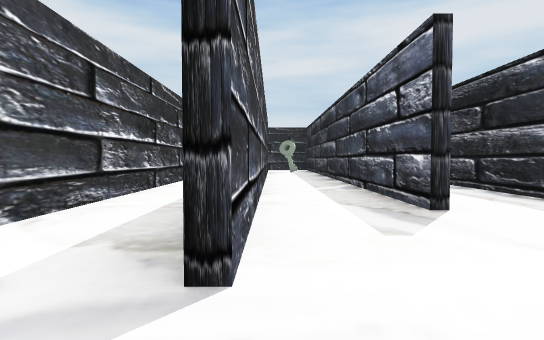
View 1 (above)

24 first-person views from a walk through a Unity game level. The camera is 1.2 m above the floor, tilts 2° down and sees 80° across. The floor is counted in squares, 2.4 m on a side. Each view is taken from the middle of a square. On the plan, view 1 faces up. The plan holds only what a view shows up to about 9 squares ahead; the rest is blank. The player character is not drawn.

View 2
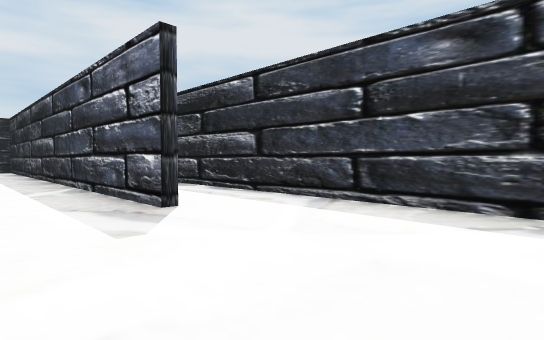

View 3
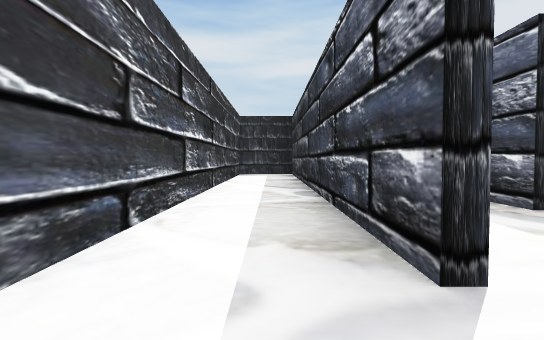

View 4
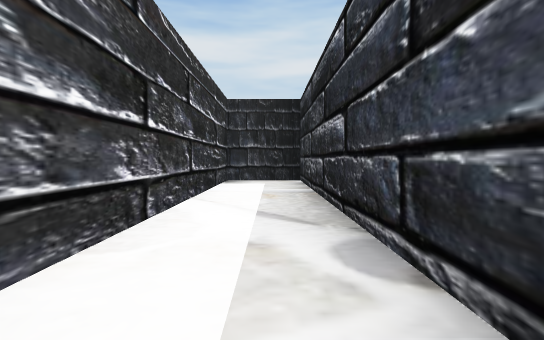

View 5
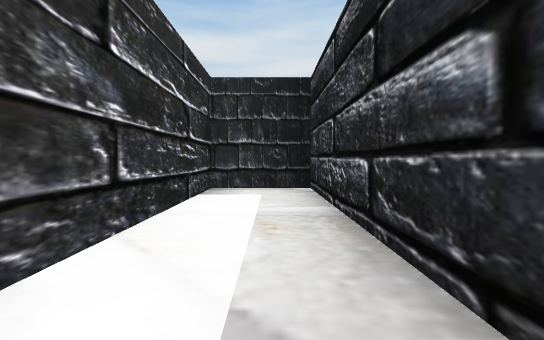

View 6
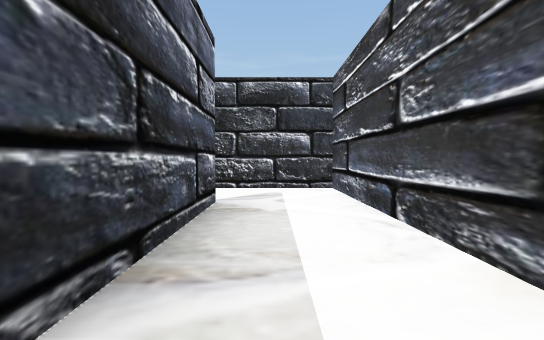

View 7
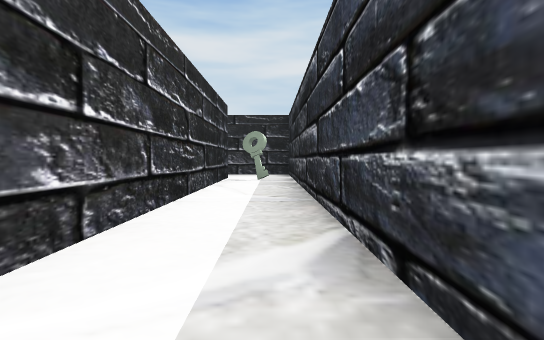

View 8
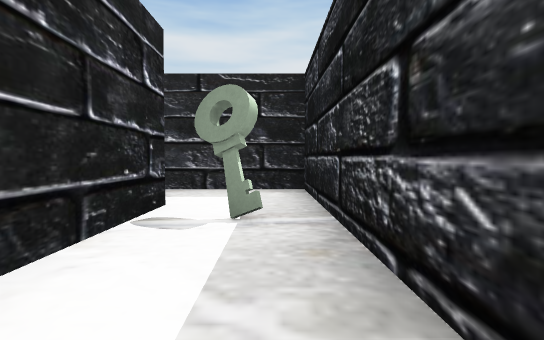

View 9
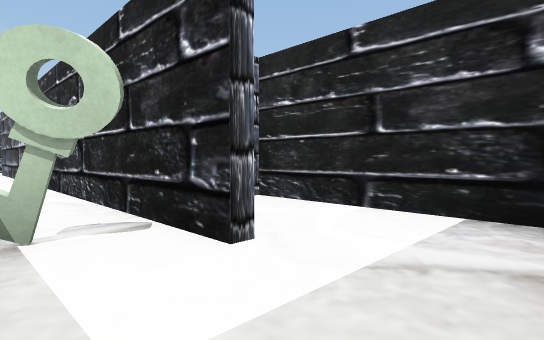

View 10
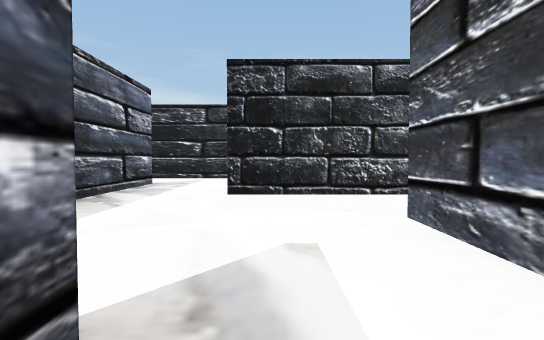

View 11
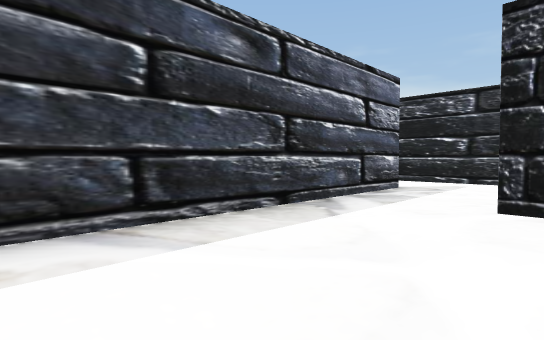

View 12
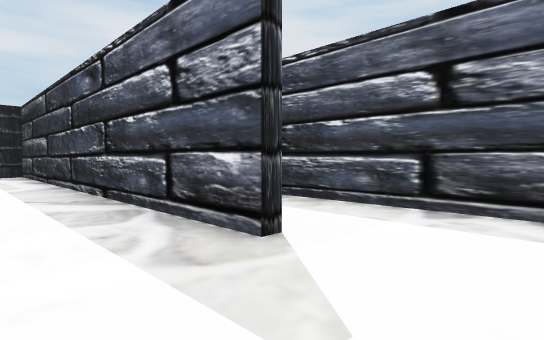

View 13
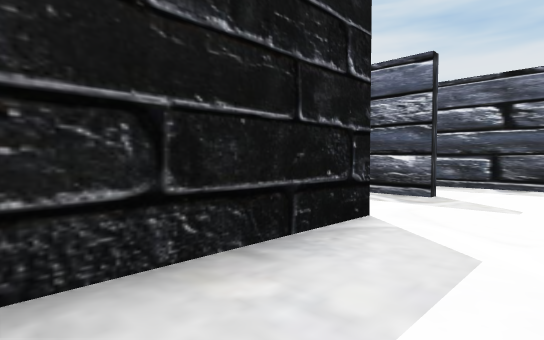

View 14
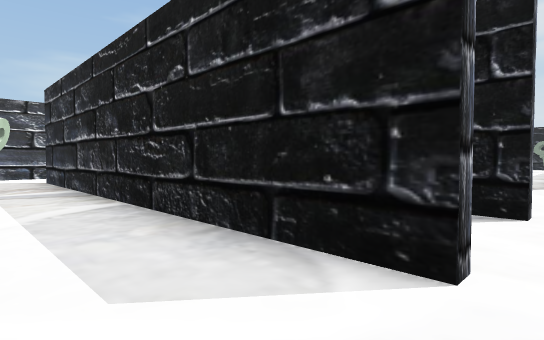

View 15
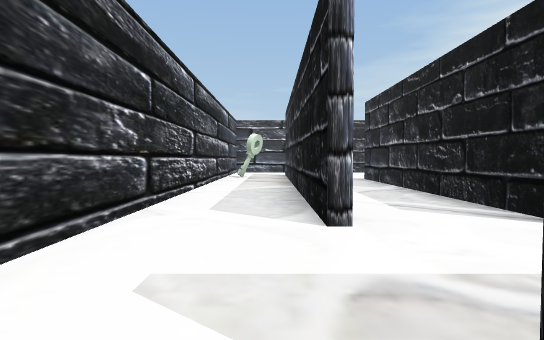

View 16
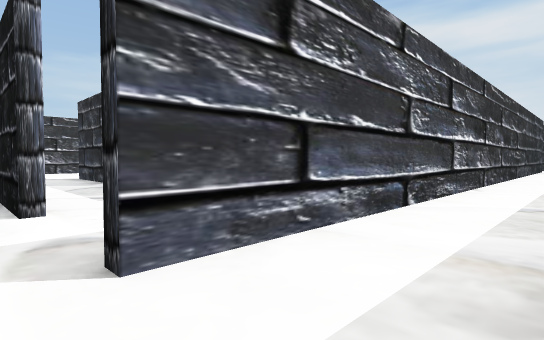

View 17
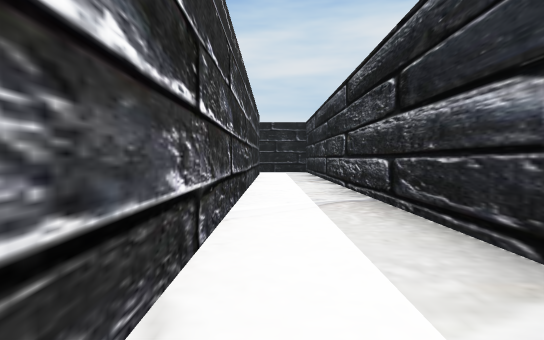

View 18
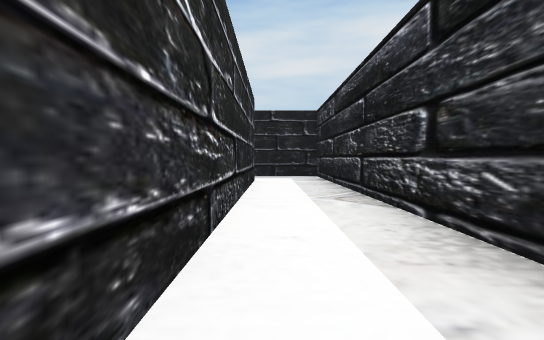

View 19
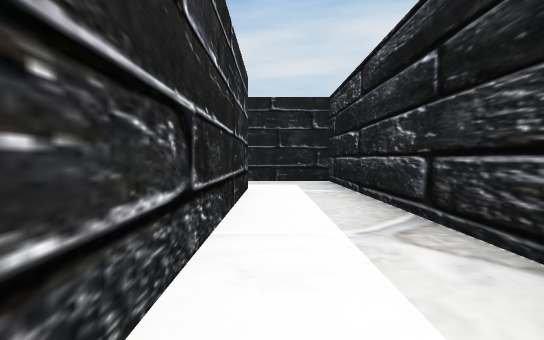

View 20
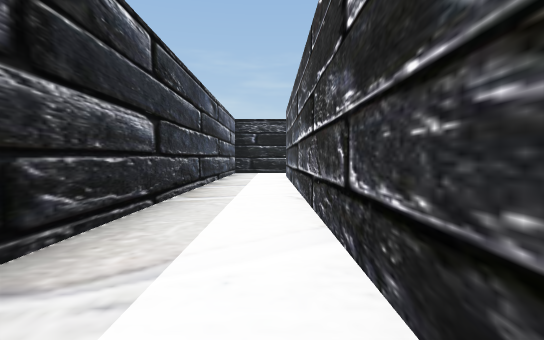

View 21
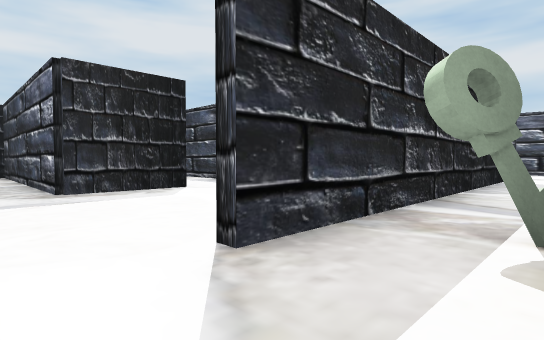

View 22
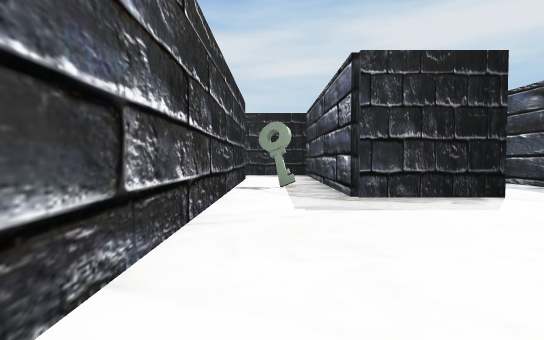

View 23
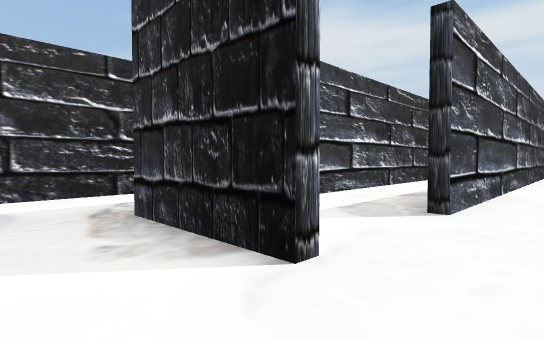

View 24
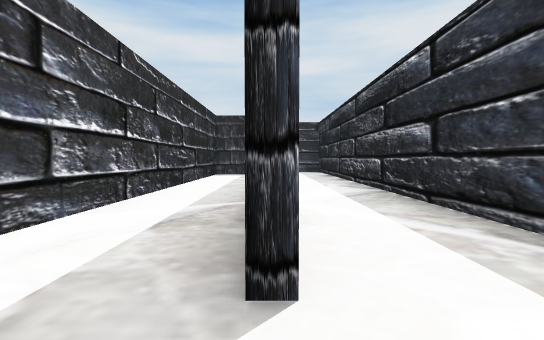

### Floor plan
Key: @ floor where view 1 was taken; # wall or solid block; . floor; K key.
Columns run from 8 left of view 1 to 6 right of it. Each row starts with its distance up from view 1.
 15       #########
 14       #...# ..#
 13       #...# ..#
 12       #.#K##..#
 11   #. .###.##..#
 10   #.#.#.#.##..#
  9   #.#.#.#.##..#
  8   #.#.#.#.##..#
  7   #.#.#.#.##..#
  6  .#.#.#.#.##..#
  5  .#.#.#.#.##..#
  4 #.#.#.#.#.##..#
  3 #K#...#.#.##..#
  2 #.#...#.#..#..#
  1 #.###.#....#..#
  0 #.....#.@..#..#
 -1 #....#####.#..#
 -2 #..........#..#
 -3 #..#######....#
 -4  ..K..........#
 -5    ##########

Where each view was taken, in squares from view 1:
view 1: 0 up, 0 right, facing up
view 2: 0 up, 0 right, facing up-right
view 3: 0 up, 1 left, facing up
view 4: 3 up, 1 left, facing up
view 5: 5 up, 1 left, facing up
view 6: 5 up, 1 left, facing down
view 7: 4 up, 1 right, facing up
view 8: 9 up, 1 right, facing up
view 9: 14 up, 1 right, facing down-left
view 10: 4 up, 1 right, facing down
view 11: 3 up, 1 right, facing down-right
view 12: 4 down, 2 right, facing up-right
view 13: 4 down, 1 left, facing up-right
view 14: 4 down, 2 right, facing up-left
view 15: 3 down, 4 right, facing left
view 16: 3 down, 5 right, facing up-left
view 17: 2 up, 4 right, facing up
view 18: 5 up, 4 right, facing up
view 19: 7 up, 4 right, facing up
view 20: 7 up, 4 right, facing down
view 21: 4 down, 7 left, facing up-right
view 22: 3 down, 7 left, facing up
view 23: 0 up, 3 left, facing up-left
view 24: 2 up, 4 left, facing up
